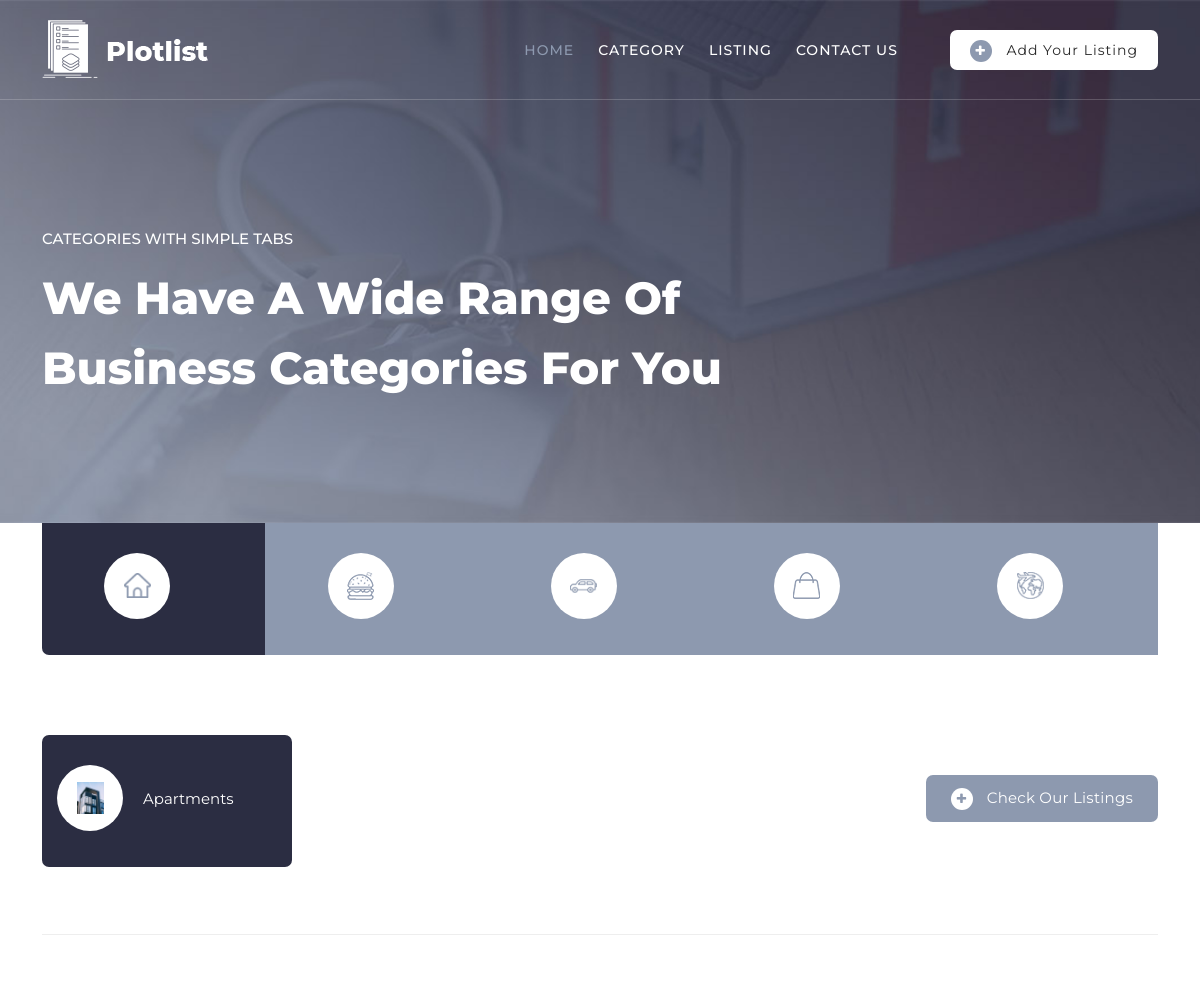
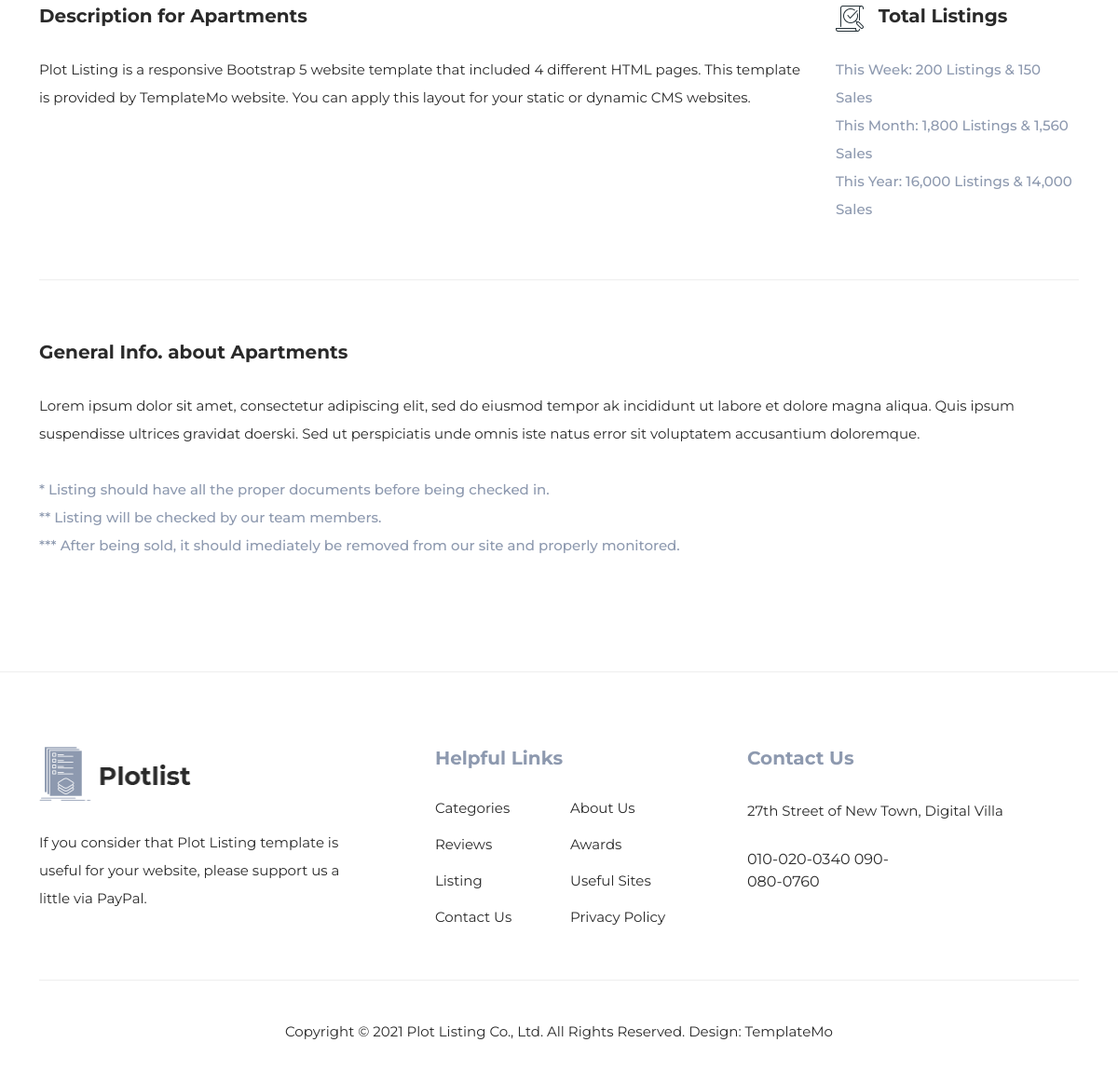
The page /category/ on the database its author committed (2 pictures, top to bottom).
### website/models.py (models this page shows, shortened)
class Base(models.Model):
    date_add = models.DateTimeField(auto_now_add=True)
    date_update = models.DateTimeField(auto_now=True)
    status = models.BooleanField(default=True)
    class Meta:
        abstract = True

class Website(Base):
    adresse = models.CharField(max_length=255 , null=True)
    mapp = models.TextField()
    phone= models.CharField(max_length=255)
    logo_site = models.FileField(upload_to='images')
    logo_site_footer = models.FileField(upload_to='images' , null=True)
    nom_site = models.CharField(max_length=255)
    titre_categorie = models.CharField(max_length=255)
    titre_contact = models.CharField(max_length=255)
    titre_listing = models.CharField(max_length=255)
    class Meta:
        verbose_name = 'Website'
        verbose_name_plural = 'Websites'

class Configuration(Base):
    desc_categorie = models.TextField()
    desc_contact = models.TextField()
    desc_listing = models.TextField()
    desc_footer = models.TextField()
    copyrights = models.TextField()
    class Meta:
        verbose_name = 'Configuration'
        verbose_name_plural = 'Configurations'

### service/models.py (models this page shows, shortened)
class Categorie(Base):
    nom = models.CharField(max_length=255)
    desc_categorie = models.TextField()
    icon = models.FileField(upload_to='images', null=True)
    def __str__(self):
        return self.nom
    class Meta:
        verbose_name = 'Categorie'
        verbose_name_plural = 'Categories'

class Service(Base):
    titre = models.CharField(max_length=255)
    description = models.TextField()
    image = models.FileField(upload_to='images')
    prix = models.FloatField(default=0)
    periode = models.CharField(max_length=255)
    detail = models.CharField(max_length=255)
    lit = models.CharField(max_length=255)
    sale_de_bain = models.CharField(max_length=255)
    categorie = models.ForeignKey("service.Categorie",related_name= 'categorieservice', on_delete=models.CASCADE , null=True)
    agence = models.ForeignKey("service.Agence",related_name= 'agenceservice', on_delete=models.CASCADE, null=True)
    class Meta:
        verbose_name = 'Service'
        verbose_name_plural = 'Services'

### website/views.py (the view)
# urls.py: path('category/', views.category , name='category'),
def category(request):
    categories = models_service.Categorie.objects.filter(status=True)
    services = models_service.Service.objects.filter(status=True)
    return render(request, 'category.html',locals())

### Our_service/context_processors.py (called while the page is built)
def website(request):
    website =   models_website.Website.objects.filter(status=True).first()
    config =   models_website.Configuration.objects.filter(status=True).first()
    return locals()

### templates/category.html (shortened to what this page needs)
{% extends 'base/base.html' %}
{% load static %}
{% block content %}
  <div class="page-heading">
    <div class="container">
      <div class="row">
        <div class="col-lg-8">
          <div class="top-text header-text">
            <h6>Categories with Simple Tabs</h6>
            <h2>We have a wide range of business categories for you</h2>
          </div>
        </div>
      </div>
    </div>
  </div>
  <div class="category-post">
    <div class="container">
      <div class="row">
        <div class="col-lg-12">
          <div class="naccs">
            <div class="grid">
              <div class="row">
                <div class="col-lg-12">
                  <div class="menu">
                  {% for categorie in categories %}
                    <div class={% if forloop.first %}"first-thumb active"{% endif %}>
                      <div class="thumb">
                        <span class="icon"><img src="{{categorie.icon.url}}" alt=""><h4>{{categorie.nom}}</h4></span>
                      </div>
                    </div>
                  {% endfor %}
                  </div>
                </div>
                <div class="col-lg-12">
                  <ul class="nacc">
                    {% for service in services %}
                      <li class={% if forloop.first %}"active"{% endif %}>
                        <div>
                          <div class="thumb">
                            <div class="row">
                              <div class="col-lg-12">
                                <div class="top-content">
                                  <div class="row">
                                    <div class="col-lg-6">
                                      <div class="top-icon">
                                        <span class="icon"><img src="{{service.image.url}}" alt=""><h4>{{service.categorie}}</h4></span>
                                      </div>
                                    </div>
                                    <div class="col-lg-6">
                                      <div class="main-white-button">
                                        <a href="#"><i class="fa fa-plus"></i> Check Our Listings</a>
                                      </div>
                                    </div>
                                  </div>
                                </div>
                              </div>
                              <div class="col-lg-12">
                                <div class="description">
                                  <div class="row">
                                    <div class="col-lg-9">
                                      <h4>Description for Apartments</h4>
                                      <p>{{service.description}}</p>
                                    </div>
                                    <div class="col-lg-3">
                                      <div class="text-icon">
                                        <h4><img src="assets/images/listing-icon-heading.png" alt=""> Total Listings</h4>
                                      </div>
                                      <span class="list-item">This Week: 200 Listings &amp; 150 Sales<br>This Month: 1,800 Listings &amp; 1,560 Sales<br>This Year: 16,000 Listings &amp; 14,000 Sales</span>
                                    </div>
                                  </div>
                                </div>
                              </div>
                              <div class="col-lg-12">
                                <div class="general-info">
                                  <div class="row">
                                    <div class="col-lg-12">
                                      <h4>General Info. about Apartments</h4>
                                      <p>Lorem ipsum dolor sit amet, consectetur adipiscing elit, sed do eiusmod tempor ak incididunt ut labore et dolore magna aliqua. Quis ipsum suspendisse ultrices gravidat doerski. Sed ut perspiciatis unde omnis iste natus error sit voluptatem accusantium doloremque.</p>
                                      <span class="list-item">* Listing should have all the proper documents before being checked in.
                                      <br>** Listing will be checked by our team members.
                                      <br>*** After being sold, it should imediately be removed from our site and properly monitored.</span>
                                    </div>
                                  </div>
                                </div>
                              </div>
                            </div>
                          </div>
                        </div>
                      </li>
                    {% endfor %}
                  </ul>
                </div>
              </div>
            </div>
          </div>
        </div>
      </div>
    </div>
  </div>
{% endblock content %}

### templates/base/base.html (shortened to what this page needs)
{% load static %}
<!DOCTYPE html>
<html lang="en">
    <head>
    <link href="{% static 'vendor/bootstrap/css/bootstrap.min.css' %}" rel="stylesheet">
    <link rel="stylesheet" href="{% static 'assets/css/fontawesome.css' %}">
    <link rel="stylesheet" href="{% static 'assets/css/templatemo-plot-listing.css' %}">
    <link rel="stylesheet" href="{% static 'assets/css/animated.css' %}">
    <link rel="stylesheet" href="{% static 'assets/css/owl.css' %}">
    </head>
<body>
    <header class="header-area header-sticky wow slideInDown" data-wow-duration="0.75s" data-wow-delay="0s">
    <div class="container">
        <div class="row">
        <div class="col-12">
            <nav class="main-nav">
            <a href="{% url 'index' %}" class="logo" style = "background-image: url({{ website.logo_site.url}});">
            </a>
            <ul class="nav">
                <li><a href="{% url 'index' %}" class="active">Home</a></li>
                <li><a href="{% url 'category' %}">Category</a></li>
                <li><a href="{% url 'listing' %}">Listing</a></li>
                <li><a href="{% url 'contact' %}">Contact Us</a></li>
                <li><div class="main-white-button"><a href="#"><i class="fa fa-plus"></i> Add Your Listing</a></div></li>
            </ul>
            </nav>
        </div>
        </div>
    </div>
    </header>
    {% block content %}
    {% endblock content %}
    <footer>
    <div class="container">
        <div class="row">
        <div class="col-lg-4">
            <div class="about">
            <div class="logo">
                <img src="{{website.logo_site_footer.url}}" alt="Plot Listing">
            </div>
            <p>{{config.desc_footer}}</p>
            </div>
        </div>
        <div class="col-lg-4">
            <div class="helpful-links">
            <h4>Helpful Links</h4>
            <div class="row">
                <div class="col-lg-6 col-sm-6">
                <ul>
                    <li><a href="#">Categories</a></li>
                    <li><a href="#">Reviews</a></li>
                    <li><a href="#">Listing</a></li>
                    <li><a href="#">Contact Us</a></li>
                </ul>
                </div>
                <div class="col-lg-6">
                <ul>
                    <li><a href="#">About Us</a></li>
                    <li><a href="#">Awards</a></li>
                    <li><a href="#">Useful Sites</a></li>
                    <li><a href="#">Privacy Policy</a></li>
                </ul>
                </div>
            </div>
            </div>
        </div>
        <div class="col-lg-4">
            <div class="contact-us">
            <h4>Contact Us</h4>
            <p>{{website.adresse}}</p>
            <div class="row">
                <div class="col-lg-6">
                <a href="#">{{website.phone}}</a>
                </div>
            </div>
            </div>
        </div>
        <div class="col-lg-12">
            <div class="sub-footer">
            <p>{{config.copyrights}}
            </div>
        </div>
        </div>
    </div>
    </footer>
</body>
</html>

### rows shown on the page
Website: logo_site (picture), logo_site_footer (picture), adresse "27th Street of New Town, Digital Villa", phone "010-020-0340 090-080-0760"
Categorie: icon (picture)
Categorie: icon (picture)
Categorie: icon (picture)
Categorie: icon (picture)
Categorie: icon (picture)
Service: image (picture), categorie "Apartments", description "Plot Listing is a responsive Bootstrap 5 website template that included 4 different HTML pages. This template is provided by TemplateMo website. You can apply this layout for your static or dynamic CMS websites."
Configuration: desc_footer "If you consider that Plot Listing template is useful for your website, please support us a little via PayPal.", copyrights "Copyright © 2021 Plot Listing Co., Ltd. All Rights Reserved. Design: TemplateMo"
